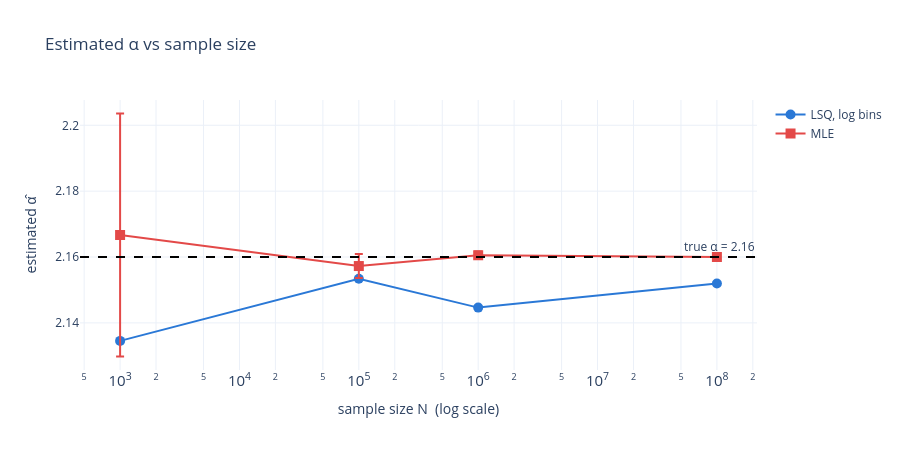

This figure's notebook cell:
### Code cell
plot_alpha_estimates(
    SAMPLE_ALPHA, {k: v for k, v in estimates.items() if k != "LSQ, linear bins"}, errors
)

### Figure 1 — Plotly figure (JSON) as saved in the notebook; plotly's stock layout.template omitted (floating-point values rounded to 4 significant figures)
{"data": [{"hovertemplate": "LSQ, log bins<br>N = %{x:,}<br>α̂ = %{y:.3f}<extra></extra>", "line": {"color": "#2a78d6", "width": 2}, "marker": {"color": "#2a78d6", "size": 10, "symbol": "circle"}, "mode": "lines+markers", "name": "LSQ, log bins", "type": "scatter", "x": [1000, 100000, 1000000, 100000000], "y": [2.135, 2.153, 2.145, 2.152]}, {"error_y": {"array": [0.03689, 0.00366, 0.001161, 0.000116], "color": "#e34948"}, "hovertemplate": "MLE<br>N = %{x:,}<br>α̂ = %{y:.3f}<extra></extra>", "line": {"color": "#e34948", "width": 2}, "marker": {"color": "#e34948", "size": 10, "symbol": "square"}, "mode": "lines+markers", "name": "MLE", "type": "scatter", "x": [1000, 100000, 1000000, 100000000], "y": [2.167, 2.157, 2.161, 2.16]}], "layout": {"annotations": [{"showarrow": false, "text": "true α = 2.16", "x": 1, "xanchor": "right", "xref": "x domain", "y": 2.16, "yanchor": "bottom", "yref": "y"}], "height": 450, "shapes": [{"line": {"color": "black", "dash": "dash"}, "type": "line", "x0": 0, "x1": 1, "xref": "x domain", "y0": 2.16, "y1": 2.16, "yref": "y"}], "title": {"text": "Estimated α vs sample size"}, "width": 900, "xaxis": {"exponentformat": "power", "title": {"text": "sample size N  (log scale)"}, "type": "log"}, "yaxis": {"title": {"text": "estimated α̂"}}}}
